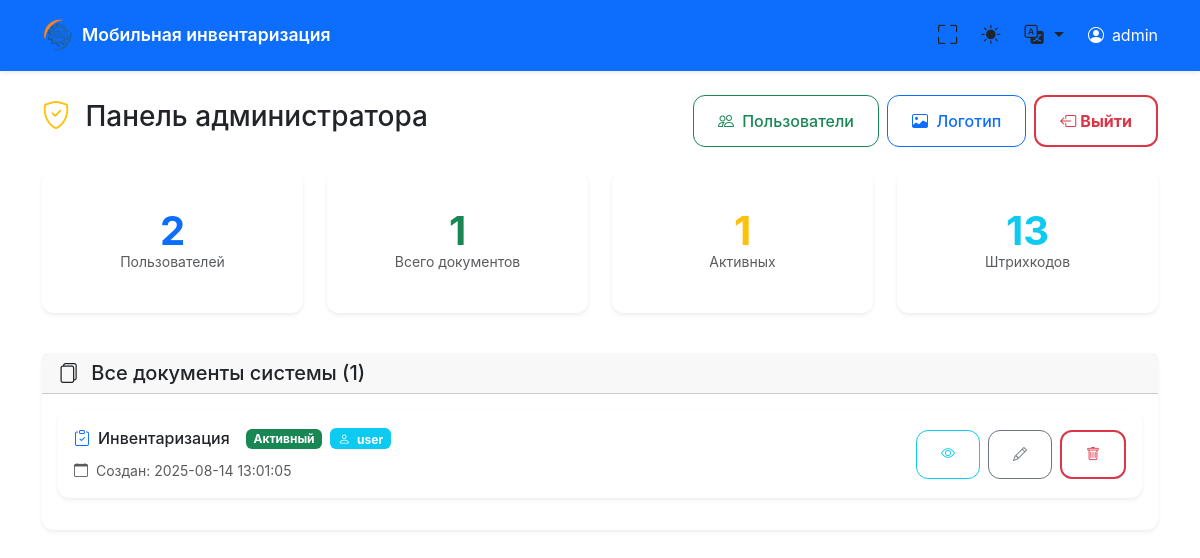
/admin/2, run on the app's committed database.
### tables this page shows
CREATE TABLE users (
            id INTEGER PRIMARY KEY AUTOINCREMENT,
            name TEXT UNIQUE NOT NULL,
            created_at TEXT NOT NULL
        );

CREATE TABLE documents (
            id INTEGER PRIMARY KEY AUTOINCREMENT,
            user_id INTEGER NOT NULL,
            doc_type TEXT NOT NULL,
            status TEXT NOT NULL DEFAULT 'active',
            created_at TEXT NOT NULL,
            closed_at TEXT, comment TEXT DEFAULT '',
            FOREIGN KEY (user_id) REFERENCES users (id)
        );

### main.py (the view)
@app.get("/admin/{user_id}", response_class=HTMLResponse)
async def admin_panel(request: Request, user_id: int):
    conn = get_db_connection()
    cursor = conn.cursor()
    cursor.execute("SELECT * FROM users WHERE id = ?", (user_id,))
    user = cursor.fetchone()
    if not user or not is_admin(dict(user)['name']):
        conn.close()
        raise HTTPException(status_code=403, detail="Доступ запрещен")
    all_documents = get_all_documents()
    all_users = get_all_users()
    cursor.execute("SELECT COUNT(*) FROM users")
    total_users = cursor.fetchone()[0]
    cursor.execute("SELECT COUNT(*) FROM documents")
    total_documents = cursor.fetchone()[0]
    cursor.execute("SELECT COUNT(*) FROM documents WHERE status = 'active'")
    active_documents = cursor.fetchone()[0]
    cursor.execute("SELECT COUNT(*) FROM barcodes")
    total_barcodes = cursor.fetchone()[0]
    conn.close()
    current_lang = get_user_language(request)
    locale = load_locale(current_lang)
    return templates.TemplateResponse("admin.html", {
        "request": request,
        "user": dict(user),
        "documents": all_documents,
        "users": all_users,
        "stats": {
            "total_users": total_users,
            "total_documents": total_documents,
            "active_documents": active_documents,
            "total_barcodes": total_barcodes
        },
        "locale": locale,
        "current_lang": current_lang
    })

### templates/admin.html (shortened to what this page needs)
{% extends "base.html" %}
{% block content %}
<div class="row">
    <div class="col-12">
        <div class="d-flex justify-content-between align-items-center mb-4">
            <h1 class="h3">
                <i class="bi bi-shield-check text-warning me-2"></i>
                Панель администратора
            </h1>
            <div class="d-flex gap-2">
                <button class="btn btn-outline-success" data-bs-toggle="modal" data-bs-target="#usersModal">
                    <i class="bi bi-people me-1"></i>
                    <span class="d-none d-sm-inline">Пользователи</span>
                </button>
                <button class="btn btn-outline-primary" data-bs-toggle="modal" data-bs-target="#logoModal">
                    <i class="bi bi-image me-1"></i>
                    <span class="d-none d-sm-inline">Логотип</span>
                </button>
                <a href="/" class="btn btn-outline-danger d-none d-md-inline-flex fw-bold">
                    <i class="bi bi-box-arrow-left me-1"></i>
                    Выйти
                </a>
            </div>
        </div>
    </div>
</div>
<div class="row mb-4">
    <div class="col-6 col-md-3 mb-3">
        <div class="card stats-card border-primary">
            <div class="card-body text-center">
                <div class="stats-number text-primary">{{ stats.total_users }}</div>
                <p class="text-muted mb-0 small">Пользователей</p>
            </div>
        </div>
    </div>
    <div class="col-6 col-md-3 mb-3">
        <div class="card stats-card border-success">
            <div class="card-body text-center">
                <div class="stats-number text-success">{{ stats.total_documents }}</div>
                <p class="text-muted mb-0 small">Всего документов</p>
            </div>
        </div>
    </div>
    <div class="col-6 col-md-3 mb-3">
        <div class="card stats-card border-warning">
            <div class="card-body text-center">
                <div class="stats-number text-warning">{{ stats.active_documents }}</div>
                <p class="text-muted mb-0 small">Активных</p>
            </div>
        </div>
    </div>
    <div class="col-6 col-md-3 mb-3">
        <div class="card stats-card border-info">
            <div class="card-body text-center">
                <div class="stats-number text-info">{{ stats.total_barcodes }}</div>
                <p class="text-muted mb-0 small">Штрихкодов</p>
            </div>
        </div>
    </div>
</div>
<div class="row">
    <div class="col-12">
        <div class="card">
            <div class="card-header">
                <h5 class="mb-0">
                    <i class="bi bi-files me-2"></i>
                    Все документы системы ({{ documents|length }})
                </h5>
            </div>
            <div class="card-body">
                {% if documents %}
                <div class="row">
                    {% for doc in documents %}
                    <div class="col-12 mb-3">
                        <div class="card {{ 'border-success' if doc.status == 'active' else 'border-secondary' }}">
                            <div class="card-body">
                                <div class="row align-items-center">
                                    <div class="col-md-8">
                                        <div class="d-flex align-items-center mb-2">
                                            {% if doc.doc_type == 'Инвентаризация' %}
                                                <i class="bi bi-clipboard-check text-primary me-2"></i>
                                            {% elif doc.doc_type == 'Приход' %}
                                                <i class="bi bi-box-arrow-in-down text-success me-2"></i>
                                            {% else %}
                                                <i class="bi bi-box-arrow-up text-danger me-2"></i>
                                            {% endif %}
                                            <h6 class="mb-0 me-3">{{ doc.doc_type }}</h6>
                                            {% if doc.status == 'active' %}
                                                <span class="badge bg-success">Активный</span>
                                            {% else %}
                                                <span class="badge bg-secondary">Закрыт</span>
                                            {% endif %}
                                            <span class="badge bg-info ms-2">
                                                <i class="bi bi-person me-1"></i>
                                                {{ doc.user_name }}
                                            </span>
                                        </div>
                                        <div class="small text-muted">
                                            <i class="bi bi-calendar me-1"></i>
                                            Создан: {{ doc.created_at[:19].replace('T', ' ') }}
                                        </div>
                                    </div>
                                    <div class="col-md-4">
                                        <div class="d-flex flex-wrap gap-2 justify-content-md-end">
                                            <a href="/admin/document/{{ user.id }}/{{ doc.id }}"
                                               class="btn btn-sm btn-outline-info"
                                               title="Просмотреть документ">
                                                <i class="bi bi-eye"></i>
                                            </a>
                                            <button class="btn btn-sm btn-outline-secondary edit-comment-btn"
                                                    data-doc-id="{{ doc.id }}"
                                                    data-comment="{{ doc.comment|e }}"
                                                    title="Редактировать комментарий">
                                                <i class="bi bi-pencil"></i>
                                            </button>
                                            <form method="post" action="/admin/delete_document/{{ user.id }}" class="d-inline">
                                                <button type="submit" class="btn btn-sm btn-outline-danger"
                                                        onclick="return confirm('Удалить документ пользователя {{ doc.user_name }}? Это действие нельзя отменить!')"
                                                        title="Удалить документ">
                                                    <i class="bi bi-trash"></i>
                                                </button>
                                            </form>
                                        </div>
                                    </div>
                                </div>
                            </div>
                        </div>
                    </div>
                    {% endfor %}
                </div>
                {% else %}
                <div class="text-center py-5">
                    <i class="bi bi-files text-muted" style="font-size: 4rem;"></i>
                    <h4 class="text-muted mt-3">Документы не найдены</h4>
                    <p class="text-muted">В системе пока нет созданных документов</p>
                </div>
                {% endif %}
            </div>
        </div>
    </div>
</div>
{% endblock %}

### templates/base.html (shortened to what this page needs)
<!DOCTYPE html>
<html lang="ru" data-bs-theme="light">
<head>
    <link href="https://cdn.jsdelivr.net/npm/bootstrap@5.3.2/dist/css/bootstrap.min.css" rel="stylesheet">
    <link href="https://cdn.jsdelivr.net/npm/bootstrap-icons@1.11.0/font/bootstrap-icons.css" rel="stylesheet">
</head>
<body>
    <nav class="navbar navbar-expand-lg navbar-dark bg-primary">
        <div class="container">
            <div class="d-flex align-items-center">
                <img src="/logo" alt="Логотип" class="logo-svg"
                     style="width: 32px; height: 32px; margin-right: 0.5rem; object-fit: contain;">
                <a class="navbar-brand" href="/">
                    {{ locale.get('app_name', 'Мобильная инвентаризация') }}
                </a>
            </div>
            <div class="d-flex align-items-center">
                <button class="theme-toggle me-2" onclick="toggleFullscreen()" title="Полноэкранный режим">
                    <i class="bi bi-fullscreen" id="fullscreen-icon"></i>
                </button>
                <button class="theme-toggle me-2" onclick="toggleTheme()" title="Переключить тему">
                    <i class="bi bi-sun-fill" id="theme-icon"></i>
                </button>
                <div class="dropdown me-3">
                    <button class="theme-toggle dropdown-toggle" type="button" data-bs-toggle="dropdown" title="Язык">
                        <i class="bi bi-translate"></i>
                    </button>
                </div>
                {% if user %}
                <div class="d-flex align-items-center text-white">
                    <i class="bi bi-person-circle me-2"></i>
                    <span class="d-none d-md-inline">{{ user.name }}</span>
                </div>
                {% endif %}
            </div>
        </div>
    </nav>
    <main class="container mt-4 fade-in">
        {% block content %}{% endblock %}
    </main>
</body>
</html>

### templates/admin.html (style rules this page uses)
.btn-outline-danger { border-width: 2px; font-weight: 600; }

### templates/base.html (style rules this page uses)
:root { --primary-color: #0d6efd; --secondary-color: #6c757d; --success-color: #198754; --danger-color: #dc3545; --warning-color: #ffc107; --info-color: #0dcaf0; --light-color: #f8f9fa; --dark-color: #212529; --border-radius: 0.75rem; --box-shadow: 0 0.125rem 0.25rem rgba(0, 0, 0, 0.075); --box-shadow-lg: 0 0.5rem 1rem rgba(0, 0, 0, 0.15); }
body { font-family: -apple-system, BlinkMacSystemFont, 'Segoe UI', Roboto, 'Helvetica Neue', Arial, sans-serif; line-height: 1.6; -webkit-font-smoothing: antialiased; -moz-osx-font-smoothing: grayscale; padding-bottom: env(safe-area-inset-bottom); padding-top: env(safe-area-inset-top); }
.navbar { box-shadow: var(--box-shadow); padding: 0.75rem 0; position: sticky; top: 0; z-index: 1030; }
.navbar-brand { font-weight: 600; font-size: 1.1rem; }
.logo-svg { width: 32px; height: 32px; margin-right: 0.5rem; color: currentColor; }
.card { border: none; box-shadow: var(--box-shadow); border-radius: var(--border-radius); transition: all 0.2s ease; }
.btn { border-radius: var(--border-radius); font-weight: 500; padding: 0.75rem 1.5rem; transition: all 0.2s ease; }
.theme-toggle { border: none; background: none; color: inherit; font-size: 1.2rem; padding: 0.5rem; border-radius: 50%; transition: all 0.2s ease; }
.stats-card { text-align: center; padding: 1.5rem; }
.stats-number { font-size: 2.5rem; font-weight: 700; line-height: 1; }
.fade-in { animation: fadeIn 0.3s ease-in; }
.btn-outline-danger { border-width: 2px; font-weight: 600; transition: all 0.3s ease; }

### data on the page
users: name "admin"
documents: doc_type "Инвентаризация", status "Активный", user_name "user", created_at "2025-08-14 13:01:05"

### other printed values
{{ locale.get('app_name', 'Мобильная инвентаризация') }} "Мобильная инвентаризация"
{{ stats.total_users }} "2"
{{ stats.total_documents }} "1"
{{ stats.active_documents }} "1"
{{ stats.total_barcodes }} "13"
{{ documents|length }} "1"
